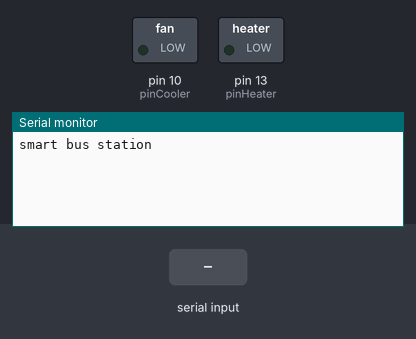
The sketch below on a simulated Arduino Uno, built with avr-gcc and run on an emulated ATmega328P. On the bench: switched loads named in the sketch (green lamp = pin HIGH), the last lines printed to the serial monitor. Inputs (shaded band) come from the test bench.

Above: at 1.2 s.
1.3 s: "cool\n" received over Serial
At 2.2 s:
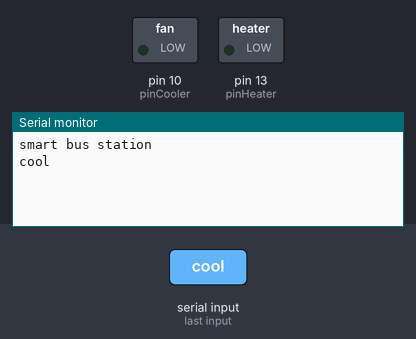
2.8 s: "1\n" received over Serial
At 3.2 s:
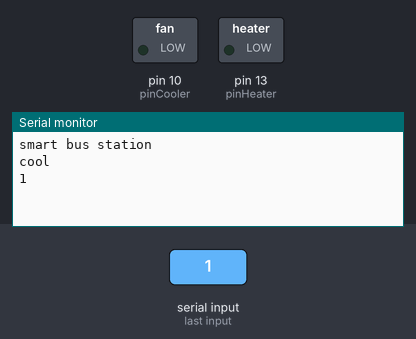
4.3 s: "heat\n" received over Serial
At 5.7 s:
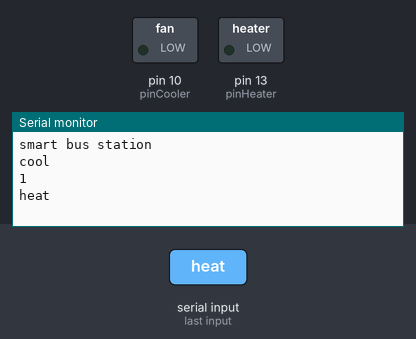

Measured:
- after the input at 1.3 s, the serial monitor: prints a new line at once (image 1)
- after the input at 2.8 s, the serial monitor: prints a new line at once (image 2)
- after the input at 4.3 s, the serial monitor: prints a new line at once (image 3)

The sketch:

smart_bus_station.ino
```cpp
const int pinCooler = 10;
const int pinHeater = 13;

String rcv_str = "";         // a String to hold recieving data
bool stringComplete = false;  // whether the string is complete

void setup() {
  rcv_str.reserve(20);
  pinMode(pinCooler, OUTPUT); digitalWrite(pinCooler, LOW);
  pinMode(pinHeater, OUTPUT); digitalWrite(pinHeater, LOW);
  Serial.begin(9600);
  Serial.println("smart bus station");
}

void loop() {
  if(Serial.available() > 0){
    char ch = Serial.read();
    if(ch != '\n'){
      rcv_str = rcv_str + ch;
    }
    else {
      Serial.println(rcv_str);
      /***********************************************************/
      if(rcv_str.substring(0,4) == "cool"){
        if(rcv_str.substring(4,5) == "1") digitalWrite(pinCooler, HIGH);
        else if(rcv_str.substring(4,5) == "0") digitalWrite(pinCooler, LOW);
      }
      else if(rcv_str.substring(0,4) == "heat"){
        if(rcv_str.substring(4,5) == "1") digitalWrite(pinHeater, HIGH);
        else if(rcv_str.substring(4,5) == "0") digitalWrite(pinHeater, LOW);
      }
      /***********************************************************/
      rcv_str = "";
    }
  }
}
```
